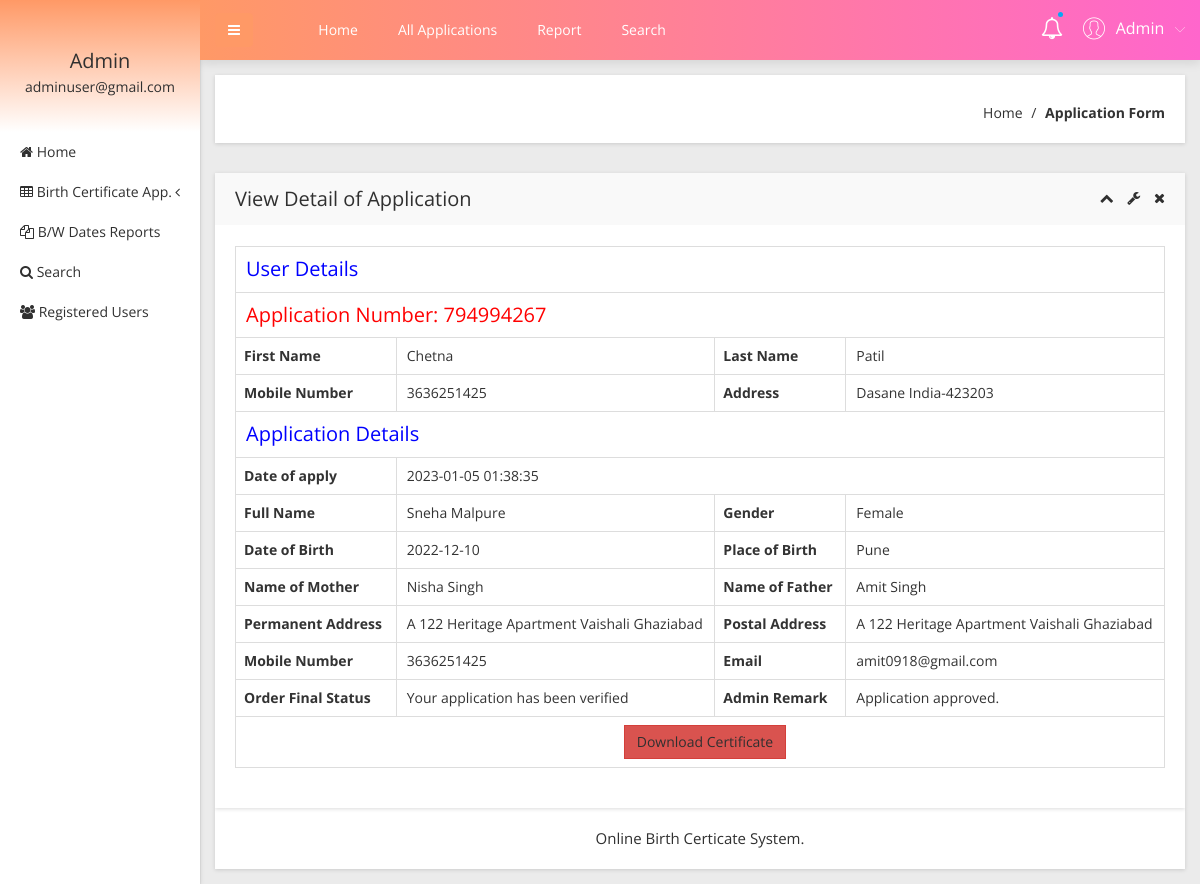
Page /admin/view-application-detail.php?viewid=1 (signed in) on the committed database.
### tables this page shows
CREATE TABLE `tblapplication` (
  `ID` int(10) NOT NULL,
  `UserID` int(5) NOT NULL,
  `ApplicationID` varchar(200) DEFAULT NULL,
  `DateofBirth` varchar(200) DEFAULT NULL,
  `Gender` varchar(50) DEFAULT NULL,
  `FullName` varchar(200) DEFAULT NULL,
  `PlaceofBirth` varchar(200) DEFAULT NULL,
  `NameofFather` varchar(200) DEFAULT NULL,
  `NameOfMother` varchar(120) DEFAULT NULL,
  `PermanentAdd` mediumtext DEFAULT NULL,
  `PostalAdd` mediumtext DEFAULT NULL,
  `MobileNumber` bigint(10) DEFAULT NULL,
  `Email` varchar(200) DEFAULT NULL,
  `Dateofapply` timestamp NULL DEFAULT current_timestamp(),
  `Remark` varchar(200) DEFAULT NULL,
  `Status` varchar(50) DEFAULT NULL,
  `UpdationDate` timestamp NULL DEFAULT NULL ON UPDATE current_timestamp()
);

CREATE TABLE `tbluser` (
  `ID` int(10) NOT NULL,
  `FirstName` varchar(200) DEFAULT NULL,
  `LastName` varchar(200) DEFAULT NULL,
  `MobileNumber` bigint(10) DEFAULT NULL,
  `Address` mediumtext DEFAULT NULL,
  `Password` varchar(200) NOT NULL,
  `RegDate` timestamp NULL DEFAULT current_timestamp()
);

### admin/view-application-detail.php (the view, shortened to what this page needs)
<?php
include('includes/dbconnection.php');
if (strlen($_SESSION['obcsaid']==0)) {
  header('location:logout.php');
  } else{
  ?>
<!doctype html>
<html class="no-js" lang="en">
<head>
    <link rel="stylesheet" href="css/bootstrap.min.css">
    <link rel="stylesheet" href="css/font-awesome.min.css">
    <link rel="stylesheet" href="css/adminpro-custon-icon.css">
    <link rel="stylesheet" href="css/meanmenu.min.css">
    <link rel="stylesheet" href="css/jquery.mCustomScrollbar.min.css">
    <link rel="stylesheet" href="css/animate.css">
    <link rel="stylesheet" href="css/data-table/bootstrap-table.css">
    <link rel="stylesheet" href="css/data-table/bootstrap-editable.css">
    <link rel="stylesheet" href="css/normalize.css">
    <link rel="stylesheet" href="css/c3.min.css">
    <link rel="stylesheet" href="style.css">
    <link rel="stylesheet" href="css/responsive.css">
</head>
<body class="materialdesign">
    <div class="wrapper-pro">
      <?php include_once('includes/sidebar.php');?>
        <?php include_once('includes/header.php');?>
            <div class="breadcome-area mg-b-30 small-dn">
                <div class="container-fluid">
                    <div class="row">
                        <div class="col-lg-12">
                            <div class="breadcome-list shadow-reset">
                                <div class="row">
                                    <div class="col-lg-12">
                                        <ul class="breadcome-menu">
                                            <li><a href="dashboard.php">Home</a> <span class="bread-slash">/</span>
                                            </li>
                                            <li><span class="bread-blod">Application Form</span>
                                            </li>
                                        </ul>
                                    </div>
                                </div>
                            </div>
                        </div>
                    </div>
                </div>
            </div>
            <div class="data-table-area mg-b-15">
                <div class="container-fluid">
                    <div class="row">
                        <div class="col-lg-12">
                            <div class="sparkline13-list shadow-reset">
                                <div class="sparkline13-hd">
                                    <div class="main-sparkline13-hd">
                                        <h1>View <span class="table-project-n">Detail of</span> Application</h1>
                                        <div class="sparkline13-outline-icon">
                                            <span class="sparkline13-collapse-link"><i class="fa fa-chevron-up"></i></span>
                                            <span><i class="fa fa-wrench"></i></span>
                                            <span class="sparkline13-collapse-close"><i class="fa fa-times"></i></span>
                                        </div>
                                    </div>
                                </div>
                                <div class="sparkline13-graph">
                                    <div class="datatable-dashv1-list custom-datatable-overright">
                                         <?php
                               $vid=$_GET['viewid'];
$sql="SELECT tblapplication.*,tbluser.FirstName,tbluser.LastName,tbluser.MobileNumber,tbluser.Address from  tblapplication join  tbluser on tblapplication.UserID=tbluser.ID where tblapplication.ID=:vid";
$query = $dbh -> prepare($sql);
$query-> bindParam(':vid', $vid, PDO::PARAM_STR);
$query->execute();
$results=$query->fetchAll(PDO::FETCH_OBJ);
$cnt=1;
if($query->rowCount() > 0)
{
foreach($results as $row)
{               ?>
                                <table border="1" class="table table-bordered">
 <tr align="center">
<td colspan="4" style="font-size:20px;color:blue">
 User Details</td></tr>
<tr align="center">
<td colspan="4" style="font-size:20px;color:red">
 Application Number:   <?php  echo $row->ApplicationID;?></td></tr>
    <tr>
    <th scope>First Name</th>
    <td><?php  echo $row->FirstName;?></td>
    <th scope>Last Name</th>
    <td><?php  echo $row->LastName;?></td>
  </tr>
  <tr>
    <th scope>Mobile Number</th>
    <td><?php  echo $row->MobileNumber;?></td>
    <th>Address</th>
    <td><?php  echo $row->Address;?></td>
  </tr>
<tr align="center">
<td colspan="4" style="font-size:20px;color:blue">
 Application Details</td></tr>
 <tr>
         <th scope>Date of apply</th>
    <td colspan="3"><?php  echo $row->Dateofapply;?></td>
 </tr>
 <tr>
    <th scope>Full Name</th>
    <td><?php  echo $row->FullName;?></td>
    <th scope>Gender</th>
    <td><?php  echo $row->Gender;?></td>
  </tr>
   <tr>
    <th scope>Date of Birth</th>
    <td><?php  echo $row->DateofBirth;?></td>
    <th scope>Place of Birth</th>
    <td><?php  echo $row->PlaceofBirth;?></td>
  </tr>
  <tr>
    <th scope>Name of Mother</th>
    <td><?php  echo $row->NameOfMother;?></td>
       <th scope>Name of Father</th>
    <td><?php  echo $row->NameofFather;?></td>
  </tr>
   <tr>
<th scope>Permanent Address</th>
    <td><?php  echo $row->PermanentAdd;?></td>
    <th scope>Postal Address</th>
    <td><?php  echo $row->PostalAdd;?></td>
  </tr>
   <tr>
        <th scope>Mobile Number</th>
    <td><?php  echo $row->MobileNumber;?></td>
    <th scope>Email</th>
    <td><?php  echo $row->Email;?></td>
  </tr>
  <tr>
     <th>Order Final Status</th>
    <td> <?php  $status=$row->Status;
if($row->Status=="Verified")
{
  echo "Your application has been verified";
}
     ;?></td>
     <th >Admin Remark</th>
    <?php if($row->Status==""){ ?>
                     <td><?php echo "Your application has still pending"; ?></td>
<?php } else { ?>                  <td><?php  echo htmlentities($row->Remark);?>
                  </td>
                  <?php } ?>
  </tr>
<?php  if($row->Status=='Verified'): ?>
    <tr>
        <td colspan="4" style="text-align:center;">
    <a href="download-certificate.php?cid=<?php  echo $row->ApplicationID;?>" class="btn btn-danger">
    Download Certificate</a></td>
</tr>
<?php endif;?>
  <?php $cnt=$cnt+1;}} ?>
</table>
                    </div>
                </div>
            </div>
        </div>
    </div>
  <?php include_once('includes/footer.php');?>
</body>
</html><?php }  ?>

### admin/includes/sidebar.php (shortened to what this page needs)
     <?php
include('includes/dbconnection.php');
if (strlen($_SESSION['obcsaid']==0)) {
  header('location:logout.php');
  } else{
  ?>
  <div class="left-sidebar-pro">
            <nav id="sidebar">
                <div class="sidebar-header">
                    <?php
$aid=$_SESSION['obcsaid'];
$sql="SELECT AdminName,Email from  tbladmin where ID=:aid";
$query = $dbh -> prepare($sql);
$query->bindParam(':aid',$aid,PDO::PARAM_STR);
$query->execute();
$results=$query->fetchAll(PDO::FETCH_OBJ);
$cnt=1;
if($query->rowCount() > 0)
{
foreach($results as $row)
{               ?>
                    <h3> <?php  echo $row->AdminName;?></h3>
                    <p> <?php  echo $row->Email;?></p>
                  <?php $cnt=$cnt+1;}} ?>
                </div>
                <div class="left-custom-menu-adp-wrap">
                    <ul class="nav navbar-nav left-sidebar-menu-pro">
                        <li class="nav-item">
                            <a href="dashboard.php" role="button" aria-expanded="false"><i class="fa big-icon fa-home"></i> <span class="mini-dn">Home</span> </a>
                        </li>
                        <li class="nav-item"><a href="#" data-toggle="dropdown" role="button" aria-expanded="false" class="nav-link dropdown-toggle"><i class="fa big-icon fa-table"></i> <span class="mini-dn">Birth Certificate App.</span> <span class="indicator-right-menu mini-dn"><i class="fa indicator-mn fa-angle-left"></i></span></a>
                        </li>
                        <li class="nav-item">
                            <a href="between-dates-report.php" role="button" aria-expanded="false"><i class="fa big-icon fa-files-o"></i> <span class="mini-dn">B/W Dates Reports</span> </a>
                        </li>
                        <li class="nav-item">
                            <a href="search.php" role="button" aria-expanded="false"><i class="fa fa-search"></i> <span class="mini-dn">Search</span> </a>
                        </li>
                             <li class="nav-item">
                            <a href="  registered-users.php" role="button" aria-expanded="false"><i class="fa fa-users"></i> <span class="mini-dn">Registered Users</span> </a>
                        </li>
                    </ul>
                </div>
            </nav>
        </div>
        <?php }  ?>

### admin/includes/header.php (shortened to what this page needs)
      <?php
include('includes/dbconnection.php');
if (strlen($_SESSION['obcsaid']==0)) {
  header('location:logout.php');
  } else{
  ?>
 <div class="content-inner-all">
            <div class="header-top-area">
                <div class="fixed-header-top">
                    <div class="container-fluid">
                        <div class="row">
                            <div class="col-lg-1 col-md-6 col-sm-6 col-xs-12">
                                <button type="button" id="sidebarCollapse" class="btn bar-button-pro header-drl-controller-btn btn-info navbar-btn">
                                    <i class="fa fa-bars"></i>
                                </button>
                            </div>
                            <div class="col-lg-6 col-md-1 col-sm-1 col-xs-12">
                                <div class="header-top-menu tabl-d-n">
                                    <ul class="nav navbar-nav mai-top-nav">
                                        <li class="nav-item"><a href="dashboard.php" class="nav-link">Home</a>
                                        </li>
                                        <li class="nav-item"><a href="all-applications.php" class="nav-link">All Applications</a>
                                        </li>
                                        <li class="nav-item"><a href="between-dates-report.php" class="nav-link">Report</a>
                                        </li>
                                        <li class="nav-item"><a href="search.php" class="nav-link">Search</a>
                                        </li>
                                    </ul>
                                </div>
                            </div>
                            <div class="col-lg-5 col-md-5 col-sm-6 col-xs-12">
                                <div class="header-right-info">
                                    <ul class="nav navbar-nav mai-top-nav header-right-menu">
                                        <li class="nav-item"><a href="new-birth-application.php" data-toggle="dropdown" role="button" aria-expanded="false" class="nav-link dropdown-toggle"><i class="fa fa-bell-o" aria-hidden="true"></i><span class="indicator-nt"></span></a>
                                        </li>
                                        <li class="nav-item">
                                            <a href="#" data-toggle="dropdown" role="button" aria-expanded="false" class="nav-link dropdown-toggle">
                                                <?php
$aid=$_SESSION['obcsaid'];
$sql="SELECT AdminName,Email from  tbladmin where ID=:aid";
$query = $dbh -> prepare($sql);
$query->bindParam(':aid',$aid,PDO::PARAM_STR);
$query->execute();
$results=$query->fetchAll(PDO::FETCH_OBJ);
$cnt=1;
if($query->rowCount() > 0)
{
foreach($results as $row)
{               ?>
                                                <span class="adminpro-icon adminpro-user-rounded header-riht-inf"></span>
                                                <span class="admin-name"><?php  echo $row->AdminName;?></span>
                                                <span class="author-project-icon adminpro-icon adminpro-down-arrow"></span><?php $cnt=$cnt+1;}} ?>
                                            </a>
                                        </li>
                                    </ul>
                                </div>
                            </div>
                        </div>
                    </div>
                </div>
            </div><?php }  ?>

### rows in the picture
tblapplication: ApplicationID "794994267", UserID.FirstName "Chetna", UserID.LastName "Patil", UserID.MobileNumber "3636251425", UserID.Address "Dasane India-423203", Dateofapply "2023-01-05 01:38:35", FullName "Sneha Malpure", Gender "Female", DateofBirth "2022-12-10", PlaceofBirth "Pune", NameOfMother "Nisha Singh", NameofFather "Amit Singh", PermanentAdd "A 122 Heritage Apartment Vaishali Ghaziabad", PostalAdd "A 122 Heritage Apartment Vaishali Ghaziabad", Email "amit0918@gmail.com", Status "Your application has been verified", Remark "Application approved."

### other values in the picture
$row->AdminName "Admin"
$row->Email "adminuser@gmail.com"
